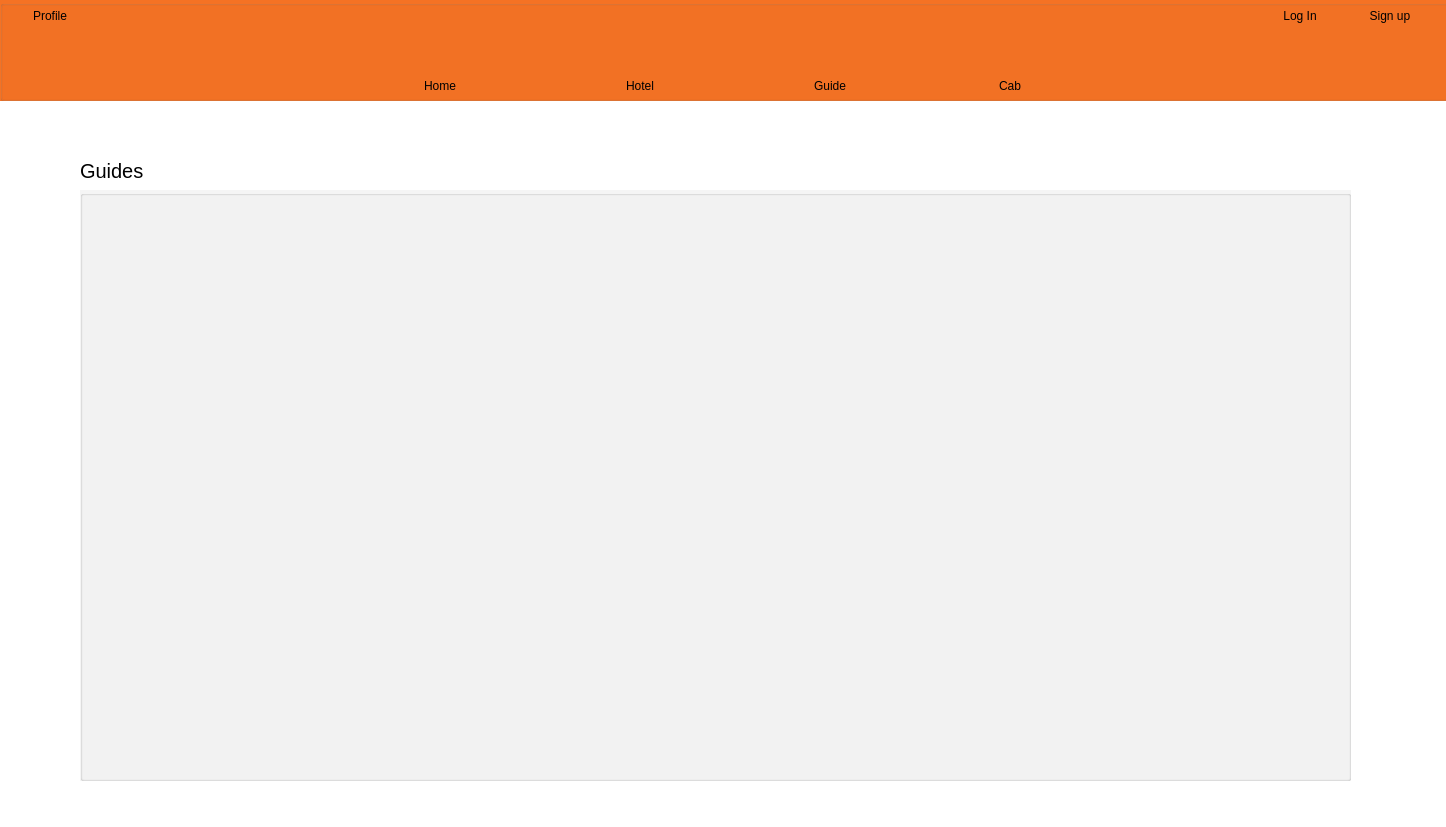
<?xml version="1.0" encoding="UTF-8"?>
<ui version="4.0">
 <class>Guide</class>
 <widget class="QDialog" name="Guide">
  <property name="geometry">
   <rect>
    <x>0</x>
    <y>0</y>
    <width>1446</width>
    <height>827</height>
   </rect>
  </property>
  <property name="windowTitle">
   <string>Dialog</string>
  </property>
  <property name="styleSheet">
   <string notr="true">background-color:white;</string>
  </property>
  <widget class="QGroupBox" name="groupBox_2">
   <property name="geometry">
    <rect>
     <x>0</x>
     <y>0</y>
     <width>1501</width>
     <height>101</height>
    </rect>
   </property>
   <property name="styleSheet">
    <string notr="true">background-color: #f57224; </string>
   </property>
   <property name="title">
    <string/>
   </property>
   <widget class="QPushButton" name="pushButton_2">
    <property name="geometry">
     <rect>
      <x>590</x>
      <y>70</y>
      <width>100</width>
      <height>32</height>
     </rect>
    </property>
    <property name="styleSheet">
     <string notr="true">background-color: rgba(240, 240, 249, 0); 
color: black;            
border: none;              
border-radius: 5px;       
padding: 5px;   
cursor: pointer; </string>
    </property>
    <property name="text">
     <string>Hotel</string>
    </property>
   </widget>
   <widget class="QPushButton" name="pushButton">
    <property name="geometry">
     <rect>
      <x>390</x>
      <y>70</y>
      <width>100</width>
      <height>32</height>
     </rect>
    </property>
    <property name="styleSheet">
     <string notr="true">background-color: rgba(240, 240, 249, 0); 
cursor: pointer; 
color: black;            
border: none;              
border-radius: 5px;       
padding: 5px;   </string>
    </property>
    <property name="text">
     <string>Home</string>
    </property>
   </widget>
   <widget class="QPushButton" name="pushButton_5">
    <property name="geometry">
     <rect>
      <x>0</x>
      <y>0</y>
      <width>100</width>
      <height>32</height>
     </rect>
    </property>
    <property name="styleSheet">
     <string notr="true">background-color: rgba(240, 240, 249, 0); 
color: black;            
border: none;              
border-radius: 5px;       
padding: 5px;   
cursor: pointer; </string>
    </property>
    <property name="text">
     <string>Profile</string>
    </property>
   </widget>
   <widget class="QPushButton" name="pushButton_4">
    <property name="geometry">
     <rect>
      <x>960</x>
      <y>70</y>
      <width>100</width>
      <height>32</height>
     </rect>
    </property>
    <property name="styleSheet">
     <string notr="true">background-color: rgba(240, 240, 249, 0); 
color: black;            
border: none;              
border-radius: 5px;       
padding: 5px;   
cursor: pointer; </string>
    </property>
    <property name="text">
     <string>Cab</string>
    </property>
   </widget>
   <widget class="QPushButton" name="pushButton_6">
    <property name="geometry">
     <rect>
      <x>1250</x>
      <y>0</y>
      <width>100</width>
      <height>32</height>
     </rect>
    </property>
    <property name="styleSheet">
     <string notr="true">background-color: rgba(240, 240, 249, 0); 
color: black;            
border: none;              
border-radius: 5px;       
padding: 5px;   
cursor: pointer; </string>
    </property>
    <property name="text">
     <string>Log In</string>
    </property>
   </widget>
   <widget class="QPushButton" name="pushButton_3">
    <property name="geometry">
     <rect>
      <x>780</x>
      <y>70</y>
      <width>100</width>
      <height>32</height>
     </rect>
    </property>
    <property name="styleSheet">
     <string notr="true">background-color: rgba(240, 240, 249, 0); 
color: black;            
border: none;              
border-radius: 5px;       
padding: 5px;   
cursor: pointer; </string>
    </property>
    <property name="text">
     <string>Guide</string>
    </property>
   </widget>
   <widget class="QPushButton" name="pushButton_7">
    <property name="geometry">
     <rect>
      <x>1340</x>
      <y>0</y>
      <width>100</width>
      <height>32</height>
     </rect>
    </property>
    <property name="styleSheet">
     <string notr="true">background-color: rgba(240, 240, 249, 0); 
color: black;            
border: none;              
border-radius: 5px;       
padding: 5px;   
cursor: pointer; </string>
    </property>
    <property name="text">
     <string>Sign up</string>
    </property>
   </widget>
  </widget>
  <widget class="QGroupBox" name="groupBox">
   <property name="geometry">
    <rect>
     <x>80</x>
     <y>190</y>
     <width>1271</width>
     <height>591</height>
    </rect>
   </property>
   <property name="styleSheet">
    <string notr="true">background-color:#F5F5F5; </string>
   </property>
   <property name="title">
    <string/>
   </property>
  </widget>
  <widget class="QLabel" name="label">
   <property name="geometry">
    <rect>
     <x>80</x>
     <y>160</y>
     <width>101</width>
     <height>21</height>
    </rect>
   </property>
   <property name="styleSheet">
    <string notr="true">font-size:20px;</string>
   </property>
   <property name="text">
    <string>Guides</string>
   </property>
  </widget>
 </widget>
 <resources/>
 <connections/>
</ui>
